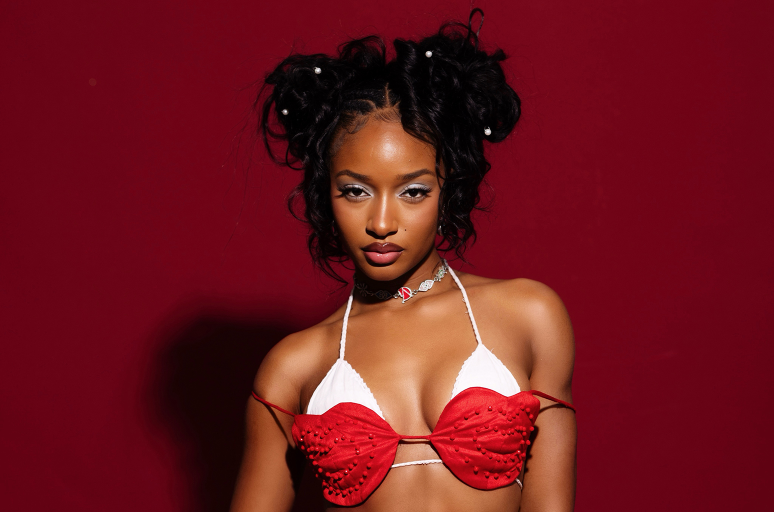
#> input picture IMAGG/Ayra/Ayra1.png, 1548 x 1024 px (shown at 1/2 size); its folder holds only this picture in this run
$ python FaceDect.py
#> lines starting #> are read from the running program, lines starting #| are printed output that depends on the picture
import cv2 as cv
import numpy as np
import os


direc="IMAGG"

face_dect = cv.CascadeClassifier("TheFace.xml")  # instantiating the haar algo

models= os.listdir(direc)

features =[]

labels = []

def FaceDetect():

    for imgFold in models:

        path = os.path.join(direc,imgFold)

        label = models.index(imgFold)

        for ind_img in os.listdir(path):

            img_path = os.path.join(path,ind_img)

            img_arr = cv.imread(img_path)
#> img_arr is the input picture: shape (1024, 1548, 3); mean B, G, R 29.7, 22.3, 110.7

            # img_arr = cv.resize(img_arr,(90,90),interpolation=cv.INTER_AREA)

            gray = cv.cvtColor(img_arr,cv.COLOR_BGR2GRAY)
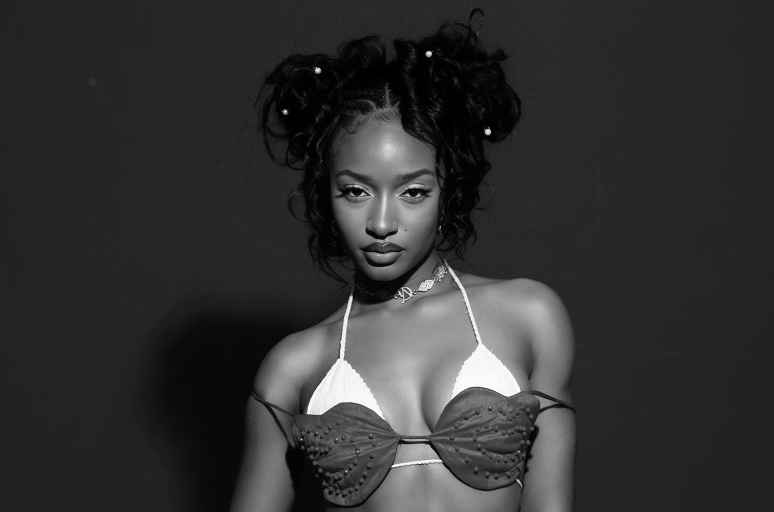
#> gray: shape (1024, 1548) (shown at 1/2 size); min 0, max 255, mean 49.6

            faces_recg = face_dect.detectMultiScale(gray,scaleFactor=1.1,minNeighbors=3)
#> faces_recg = [[526, 248, 63, 63], [868, 198, 196, 196], [619, 271, 284, 284]]

            for (x,y,w,h) in faces_recg:

                faces_roi = gray[y:y+h,x:x+w]

                features.append(faces_roi)

                labels.append(label)
#> this loop made 3 passes
#> pass 1, in FaceDetect, `faces_roi = gray[y:y+h,x:x+w]`:
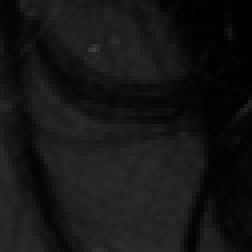
#> faces_roi: shape (63, 63) (shown 4 times larger); min 0, max 64, mean 20.8
#> pass 2, in FaceDetect, `faces_roi = gray[y:y+h,x:x+w]`:
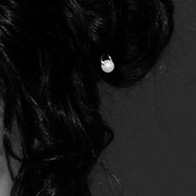
#> faces_roi: shape (196, 196); min 0, max 254, mean 20.3
#> pass 3, in FaceDetect, `faces_roi = gray[y:y+h,x:x+w]`:
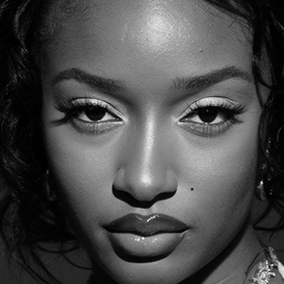
#> faces_roi: shape (284, 284); min 0, max 255, mean 73.9
#> after the loop, features = 3 items; labels = [0, 0, 0]
#> pass 2 of the loop in FaceDetect, `for imgFold in models:`:
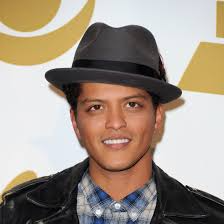
#> input picture IMAGG/Bruno/Bruno1.png, 224 x 224 px
#> in FaceDetect, img_arr is the input picture: shape (224, 224, 3); mean B, G, R 137, 149.6, 162.7
#> in FaceDetect, `gray = cv.cvtColor(img_arr,cv.COLOR_BGR2GRAY)`:
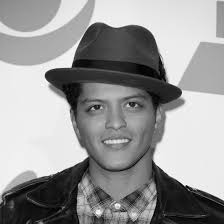
#> gray: shape (224, 224); min 0, max 255, mean 152.1
#> faces_recg = [[76, 78, 78, 78]]
#> the loop in FaceDetect, `for (x,y,w,h) in faces_recg: ` made 1 pass
#> pass 1, in FaceDetect, `faces_roi = gray[y:y+h,x:x+w]`:
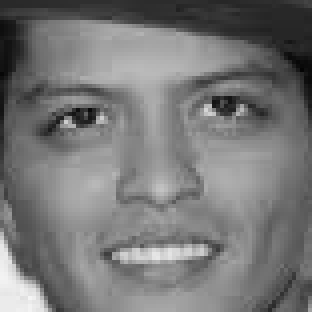
#> faces_roi: shape (78, 78) (shown 4 times larger); min 4, max 245, mean 119.1
#> after the loop in FaceDetect, `for (x,y,w,h) in faces_recg:`: features = 4 items; labels = [0, 0, 0, 1]

FaceDetect()

feat = np.array(features,dtype="object")

labelss=np.array(labels)
#> labelss = [0, 0, 0, 1]

face_rec = cv.face.LBPHFaceRecognizer.create()

face_rec.train(feat,labelss)

face_rec.save("TrainedRecg.yml")

np.save("features.npy",feat)

np.save("label.npy",labelss)

print(f"length of the features ={len(features)}")
#| length of the features =4
print(f"length of the labels ={len(labels)}")
#| length of the labels =4
